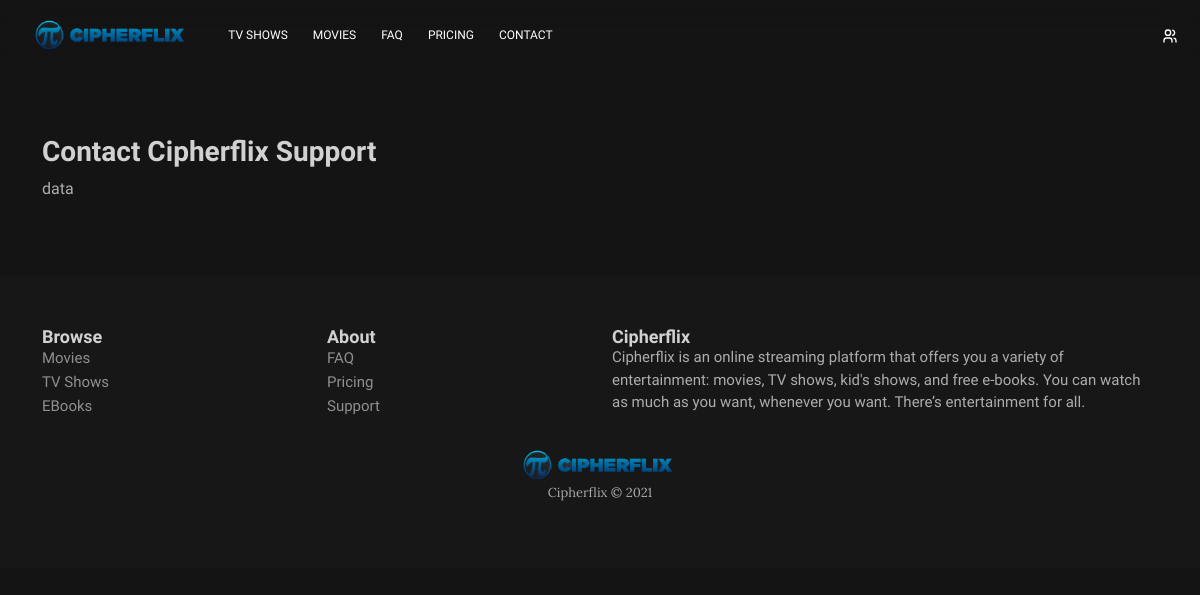
Before: /contact with the older database file.
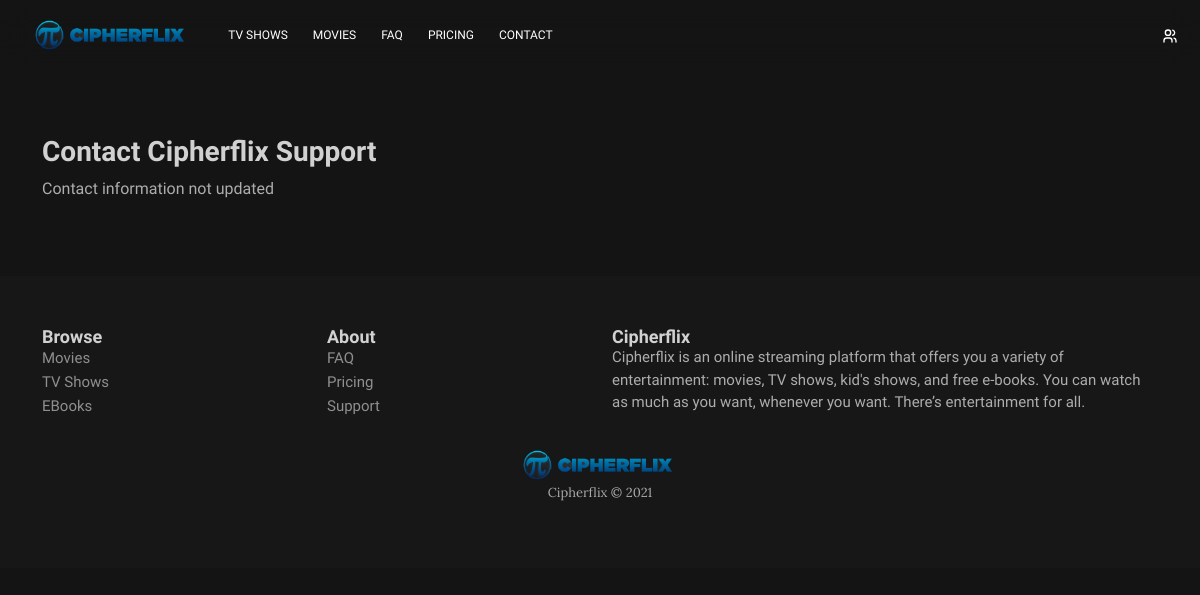
After: the same page with the newer database file.
### content/models.py (models this page shows, shortened)
class termsconditionlisting(models.Model):
    about = models.TextField()
    terms = models.TextField()
    privacypolicy = models.TextField()
    faq = models.TextField()
    pricing = models.TextField()
    contact = models.TextField()
    class Meta:
        verbose_name = 'About, Terms and Privacy Policy'
        verbose_name_plural = 'About, Terms and Privacy Policy'

### content/views.py (the view)
# urls.py: path('contact',contactlisting.as_view(),name='search'),
class contactlisting(View):
    def get(self,request,*args, **kwargs):
        aboutinfo = termsconditionlisting.objects.all()
        return render(request,'../templates/contact.html',{
        'aboutinfo':aboutinfo,
        })

### content/templates/contact.html
{% extends "base.html" %}
{% load static %}
{% block content %}
<div class="container" style="margin-top: 135px;">
    <h2 class="post-title" style="color: #d1d1d1;font-family: 'Nunito Sans', sans-serif;font-size: 28px;">Contact Cipherflix Support</h2>
    <div class="row" style="margin-bottom: 35px;">
        <div class="col-md-12 col-xl-12">
            {% for aboutinfox in aboutinfo %}
            <p style="margin-bottom: 0px;margin-top: 0px;color: #adadad;font-family: 'Nunito Sans', sans-serif;font-size: 16px;">{{aboutinfox.contact | safe}}</p>
            {% endfor %}
        </div>
    </div>
</div>
{% endblock content %}

Changed rows visible on the page:
changed termsconditionlisting: contact "data" → "Contact information not updated"
